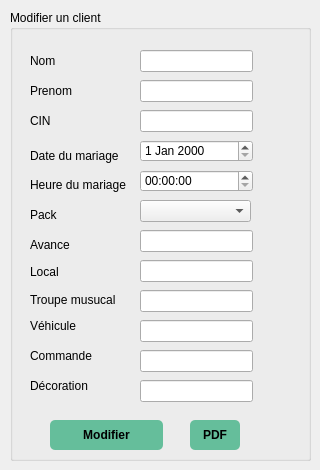
        <widget class="QWidget" name="tab_5">
         <attribute name="title">
          <string>Modifier</string>
         </attribute>
         <widget class="QGroupBox" name="groupBox_8">
          <property name="geometry">
           <rect>
            <x>10</x>
            <y>10</y>
            <width>301</width>
            <height>451</height>
           </rect>
          </property>
          <property name="title">
           <string>Modifier un client</string>
          </property>
          <widget class="QLabel" name="label_14">
           <property name="geometry">
            <rect>
             <x>20</x>
             <y>40</y>
             <width>71</width>
             <height>21</height>
            </rect>
           </property>
           <property name="text">
            <string>Nom</string>
           </property>
          </widget>
          <widget class="QLineEdit" name="NomA_2">
           <property name="geometry">
            <rect>
             <x>130</x>
             <y>40</y>
             <width>113</width>
             <height>22</height>
            </rect>
           </property>
          </widget>
          <widget class="QLabel" name="label_15">
           <property name="geometry">
            <rect>
             <x>20</x>
             <y>70</y>
             <width>71</width>
             <height>21</height>
            </rect>
           </property>
           <property name="text">
            <string>Prenom</string>
           </property>
          </widget>
          <widget class="QLineEdit" name="PrenomA_2">
           <property name="geometry">
            <rect>
             <x>130</x>
             <y>70</y>
             <width>113</width>
             <height>22</height>
            </rect>
           </property>
          </widget>
          <widget class="QTimeEdit" name="HeureM_A_2">
           <property name="geometry">
            <rect>
             <x>130</x>
             <y>160</y>
             <width>113</width>
             <height>22</height>
            </rect>
           </property>
          </widget>
          <widget class="QLabel" name="labdateH_6">
           <property name="geometry">
            <rect>
             <x>20</x>
             <y>120</y>
             <width>101</width>
             <height>51</height>
            </rect>
           </property>
           <property name="text">
            <string>Date du mariage</string>
           </property>
          </widget>
          <widget class="QLabel" name="labPack_5">
           <property name="geometry">
            <rect>
             <x>20</x>
             <y>180</y>
             <width>81</width>
             <height>50</height>
            </rect>
           </property>
           <property name="text">
            <string>Pack</string>
           </property>
          </widget>
          <widget class="QLabel" name="labheureM_4">
           <property name="geometry">
            <rect>
             <x>20</x>
             <y>150</y>
             <width>111</width>
             <height>50</height>
            </rect>
           </property>
           <property name="text">
            <string>Heure du mariage</string>
           </property>
          </widget>
          <widget class="QDateEdit" name="dateM_A_2">
           <property name="geometry">
            <rect>
             <x>130</x>
             <y>130</y>
             <width>113</width>
             <height>22</height>
            </rect>
           </property>
          </widget>
          <widget class="QLabel" name="Avancelabel_4">
           <property name="geometry">
            <rect>
             <x>20</x>
             <y>210</y>
             <width>71</width>
             <height>50</height>
            </rect>
           </property>
           <property name="text">
            <string>Avance</string>
           </property>
          </widget>
          <widget class="QPushButton" name="Modifier">
           <property name="geometry">
            <rect>
             <x>40</x>
             <y>410</y>
             <width>113</width>
             <height>30</height>
            </rect>
           </property>
           <property name="styleSheet">
            <string notr="true">QPushButton {
padding: 5px;
border-radius: 5px;
background-color:rgb(101, 190, 155);
font-weight: bold;
}
QPushButton:hover
{
color :white;
}



</string>
           </property>
           <property name="text">
            <string>Modifier</string>
           </property>
           <property name="autoExclusive">
            <bool>false</bool>
           </property>
          </widget>
          <widget class="QLabel" name="label_16">
           <property name="geometry">
            <rect>
             <x>20</x>
             <y>100</y>
             <width>71</width>
             <height>21</height>
            </rect>
           </property>
           <property name="text">
            <string>CIN</string>
           </property>
          </widget>
          <widget class="QLineEdit" name="CINA_2">
           <property name="geometry">
            <rect>
             <x>130</x>
             <y>100</y>
             <width>113</width>
             <height>22</height>
            </rect>
           </property>
          </widget>
          <widget class="QPushButton" name="PDFMc">
           <property name="geometry">
            <rect>
             <x>180</x>
             <y>410</y>
             <width>50</width>
             <height>30</height>
            </rect>
           </property>
           <property name="styleSheet">
            <string notr="true">QPushButton {
padding: 5px;
border-radius: 5px;
background-color:rgb(101, 190, 155);
font-weight: bold;
}
QPushButton:hover
{
color :white;
}



</string>
           </property>
           <property name="text">
            <string>PDF</string>
           </property>
          </widget>
          <widget class="QLineEdit" name="avanceA_4">
           <property name="geometry">
            <rect>
             <x>130</x>
             <y>220</y>
             <width>113</width>
             <height>22</height>
            </rect>
           </property>
          </widget>
          <widget class="QLabel" name="labPack_6">
           <property name="geometry">
            <rect>
             <x>20</x>
             <y>300</y>
             <width>81</width>
             <height>31</height>
            </rect>
           </property>
           <property name="text">
            <string>Véhicule</string>
           </property>
          </widget>
          <widget class="QLabel" name="labPack_9">
           <property name="geometry">
            <rect>
             <x>20</x>
             <y>274</y>
             <width>101</width>
             <height>31</height>
            </rect>
           </property>
           <property name="text">
            <string>Troupe musucal </string>
           </property>
          </widget>
          <widget class="QLabel" name="labPack_10">
           <property name="geometry">
            <rect>
             <x>20</x>
             <y>330</y>
             <width>81</width>
             <height>31</height>
            </rect>
           </property>
           <property name="text">
            <string>Commande</string>
           </property>
          </widget>
          <widget class="QLabel" name="labPack_11">
           <property name="geometry">
            <rect>
             <x>20</x>
             <y>237</y>
             <width>81</width>
             <height>50</height>
            </rect>
           </property>
           <property name="text">
            <string>Local</string>
           </property>
          </widget>
          <widget class="QLineEdit" name="commandeMA">
           <property name="geometry">
            <rect>
             <x>130</x>
             <y>340</y>
             <width>113</width>
             <height>22</height>
            </rect>
           </property>
          </widget>
          <widget class="QLabel" name="labPack_12">
           <property name="geometry">
            <rect>
             <x>20</x>
             <y>530</y>
             <width>81</width>
             <height>31</height>
            </rect>
           </property>
           <property name="text">
            <string>Quantité</string>
           </property>
          </widget>
          <widget class="QLineEdit" name="lineEdit_4">
           <property name="geometry">
            <rect>
             <x>130</x>
             <y>540</y>
             <width>113</width>
             <height>22</height>
            </rect>
           </property>
          </widget>
          <widget class="QLineEdit" name="vehiculeMA">
           <property name="geometry">
            <rect>
             <x>130</x>
             <y>310</y>
             <width>113</width>
             <height>22</height>
            </rect>
           </property>
          </widget>
          <widget class="QLineEdit" name="troupeMA">
           <property name="geometry">
            <rect>
             <x>130</x>
             <y>280</y>
             <width>113</width>
             <height>22</height>
            </rect>
           </property>
          </widget>
          <widget class="QLineEdit" name="localMA">
           <property name="geometry">
            <rect>
             <x>130</x>
             <y>250</y>
             <width>113</width>
             <height>22</height>
            </rect>
           </property>
          </widget>
          <widget class="QLabel" name="labPack_13">
           <property name="geometry">
            <rect>
             <x>20</x>
             <y>360</y>
             <width>81</width>
             <height>31</height>
            </rect>
           </property>
           <property name="text">
            <string>Décoration</string>
           </property>
          </widget>
          <widget class="QLineEdit" name="decorationMA">
           <property name="geometry">
            <rect>
             <x>130</x>
             <y>370</y>
             <width>113</width>
             <height>22</height>
            </rect>
           </property>
          </widget>
          <widget class="QComboBox" name="packM">
           <property name="geometry">
            <rect>
             <x>130</x>
             <y>190</y>
             <width>111</width>
             <height>22</height>
            </rect>
           </property>
          </widget>
         </widget>
        </widget>
